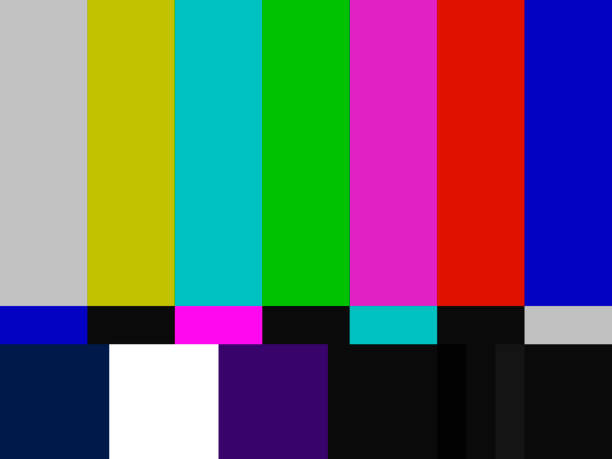
//> input picture image/imagem_original.jpg, 612 x 459 px
$ ./atv6   (built with g++ and OpenCV 4)
//> lines starting //> are read from the running program, lines starting //| are printed output that depends on the picture
#include <iostream>
#include <opencv2/opencv.hpp>
#include <opencv2/imgcodecs.hpp>
#include <vector>

using namespace std; // Usado para evitar escrever "std::" antes de elementos da biblioteca padrão
using namespace cv;  // Usado para evitar escrever "cv::" antes de elementos da biblioteca OpenCV

int main()
{
    // atividade 6 Inverso da imagem
    // https://wiki.portugal-a-programar.pt/dev_net/vb.net/inverter_cor/
    // https://www.reddit.com/r/askscience/comments/lamdi6/how_can_colors_be_inverted/?tl=pt-br
    // inverter a cor de uma imagem seria subtrair o valor de seu pixel de 255 dessa forma nos estariamos pegando o seu inverso no circulo cromatico
    Mat image = imread("../image/imagem_original.jpg");
//> image is the input picture: 459 rows x 612 cols, CV_8UC3; mean B, G, R 105, 97.8, 100.8
    Mat grayImageAritmetica = imread("../image/imagem_cinza_aritmetica.jpg");
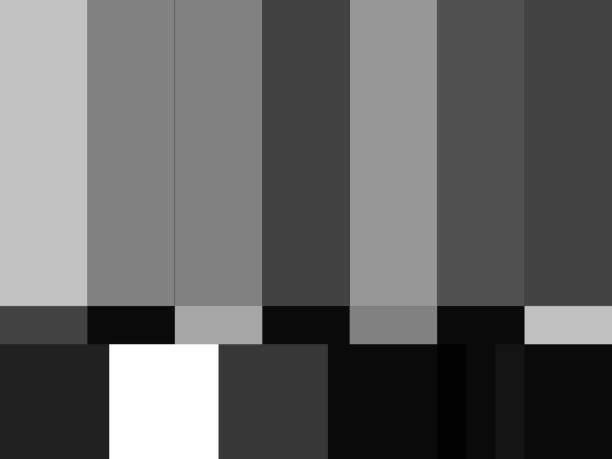
//> input picture image/imagem_cinza_aritmetica.jpg, 612 x 459 px
//> grayImageAritmetica is the input picture: 459 rows x 612 cols, CV_8UC3; min 0, max 255, mean 101
    Mat grayImagePonderada = imread("../image/imagem_cinza_ponderada.jpg");
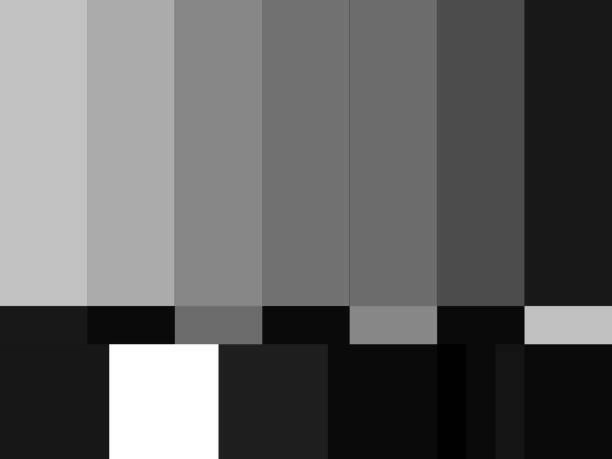
//> input picture image/imagem_cinza_ponderada.jpg, 612 x 459 px
//> grayImagePonderada is the input picture: 459 rows x 612 cols, CV_8UC3; min 0, max 255, mean 98.9

    if (image.empty() || grayImageAritmetica.empty() || grayImagePonderada.empty())
    {
        cerr << "Erro ao carregar a imagem!" << endl;
        return 1;
    }

    Mat imageColoridaInvertida(image.rows, image.cols, CV_8UC3);
    Mat grayImageAritmeticaInvertida(grayImageAritmetica.rows, grayImageAritmetica.cols, CV_8UC1);
    Mat grayImagePonderadaInvertida(grayImagePonderada.rows, grayImagePonderada.cols, CV_8UC1);

    // invertendo a imagem colorida
    for (int i = 0; i < image.rows; i++)
    {
        for (int j = 0; j < image.cols; j++)
        {
            // Vec3b pois armazena os 3 canais que é o caso de imagens coloridas
            Vec3b pixel = image.at<Vec3b>(i, j); // Acessa o pixel (B, G, R)
            pixel[0] = 255 - pixel[0];           // blue
            pixel[1] = 255 - pixel[1];           // green
            pixel[2] = 255 - pixel[2];           // red

            imageColoridaInvertida.at<Vec3b>(i, j)[0] = pixel[0];
            imageColoridaInvertida.at<Vec3b>(i, j)[1] = pixel[1];
            imageColoridaInvertida.at<Vec3b>(i, j)[2] = pixel[2];
        }
    }
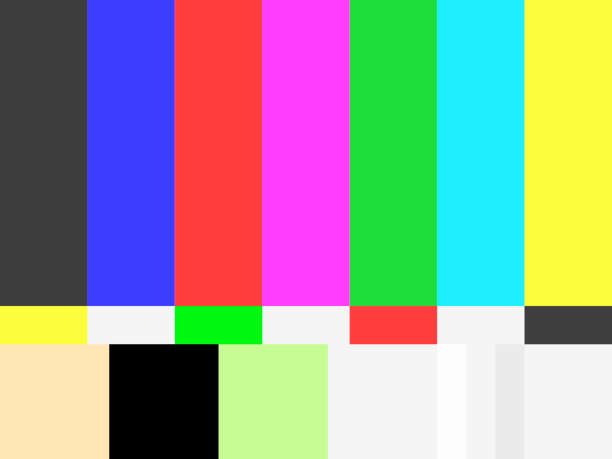
//> imageColoridaInvertida: 459 rows x 612 cols, CV_8UC3; mean B, G, R 150, 157.2, 154.2

    // invertendo as imagens cinzas
    for (int i = 0; i < grayImageAritmetica.rows; i++)
    {
        for (int j = 0; j < grayImageAritmetica.cols; j++)
        {
            // uchar pois armazena apenas um valor que é o caso de imagens com tons de cinza
            uchar pixel = grayImageAritmetica.at<uchar>(i, j); // Acessa o pixel (B, G, R)

            grayImageAritmeticaInvertida.at<uchar>(i, j) = 255 - pixel;
        }
    }
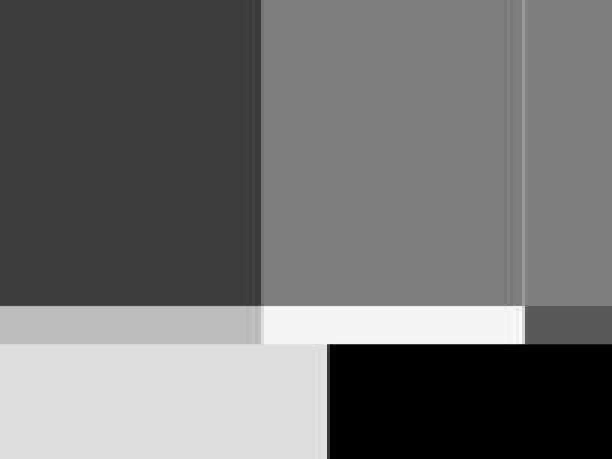
//> grayImageAritmeticaInvertida: 459 rows x 612 cols, CV_8UC1; min 0, max 252, mean 111.8

    for (int i = 0; i < grayImagePonderada.rows; i++)
    {
        for (int j = 0; j < grayImagePonderada.cols; j++)
        {
            // uchar pois armazena apenas um valor que é o caso de imagens com tons de cinza
            uchar pixel = grayImagePonderada.at<uchar>(i, j); // Acessa o pixel (B, G, R)

            grayImagePonderadaInvertida.at<uchar>(i, j) = 255 - pixel;
        }
    }
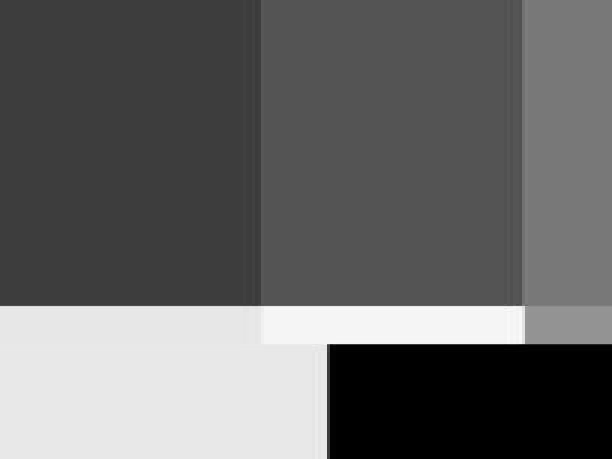
//> grayImagePonderadaInvertida: 459 rows x 612 cols, CV_8UC1; min 0, max 250, mean 102.8

    imwrite("../image/imageColoridaInvertida.jpg", imageColoridaInvertida);
    imwrite("../image/imageGrayAritmeticaInvertida.jpg", grayImageAritmeticaInvertida);
    imwrite("../image/imageGrayPonderadaInvertida.jpg", grayImagePonderadaInvertida);

    return 0; // Retorna 0, indicando que o programa terminou com sucesso
}
